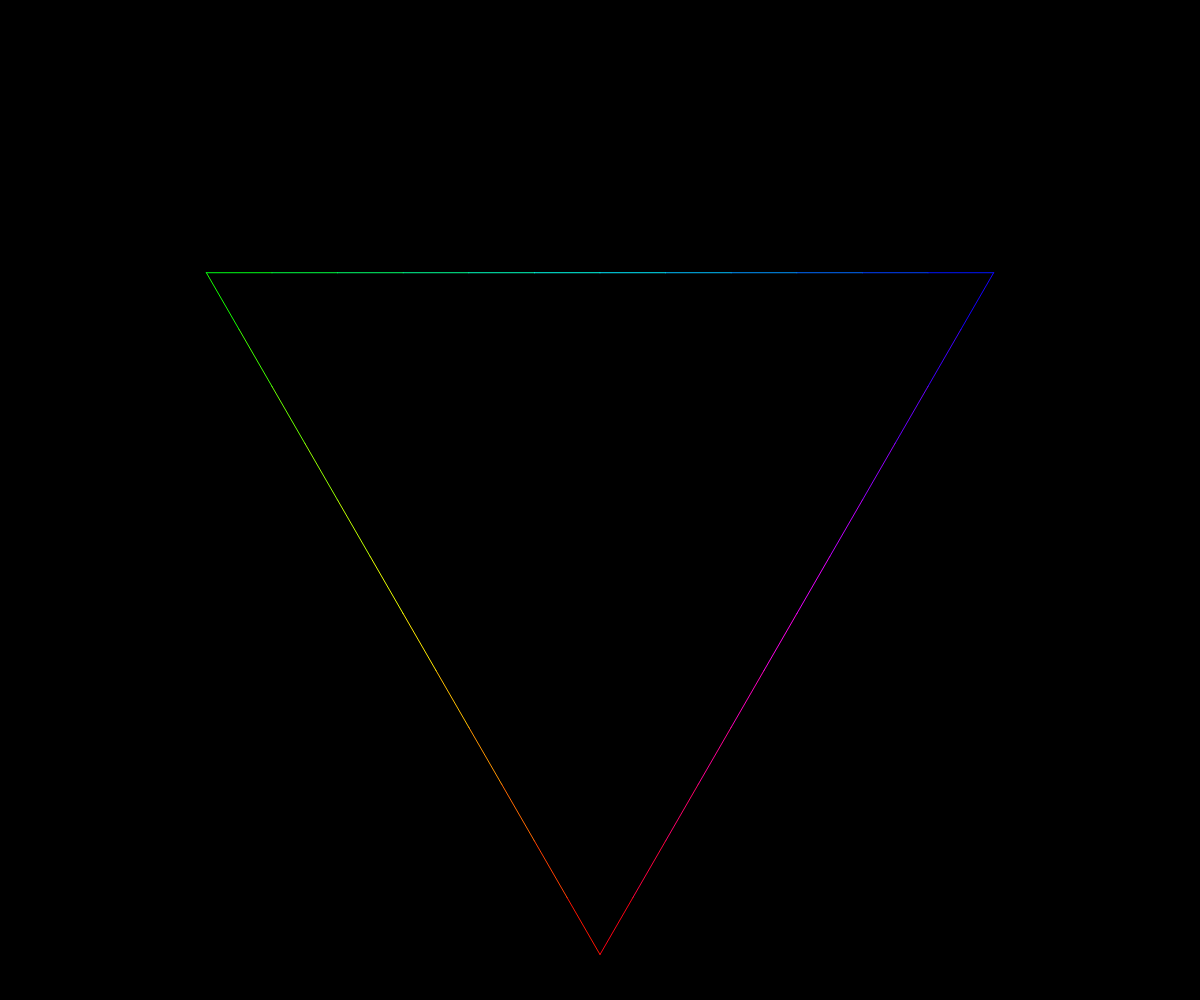
Frame 1 (no input)
Frame 60 (no input): identical to frame 1, image omitted
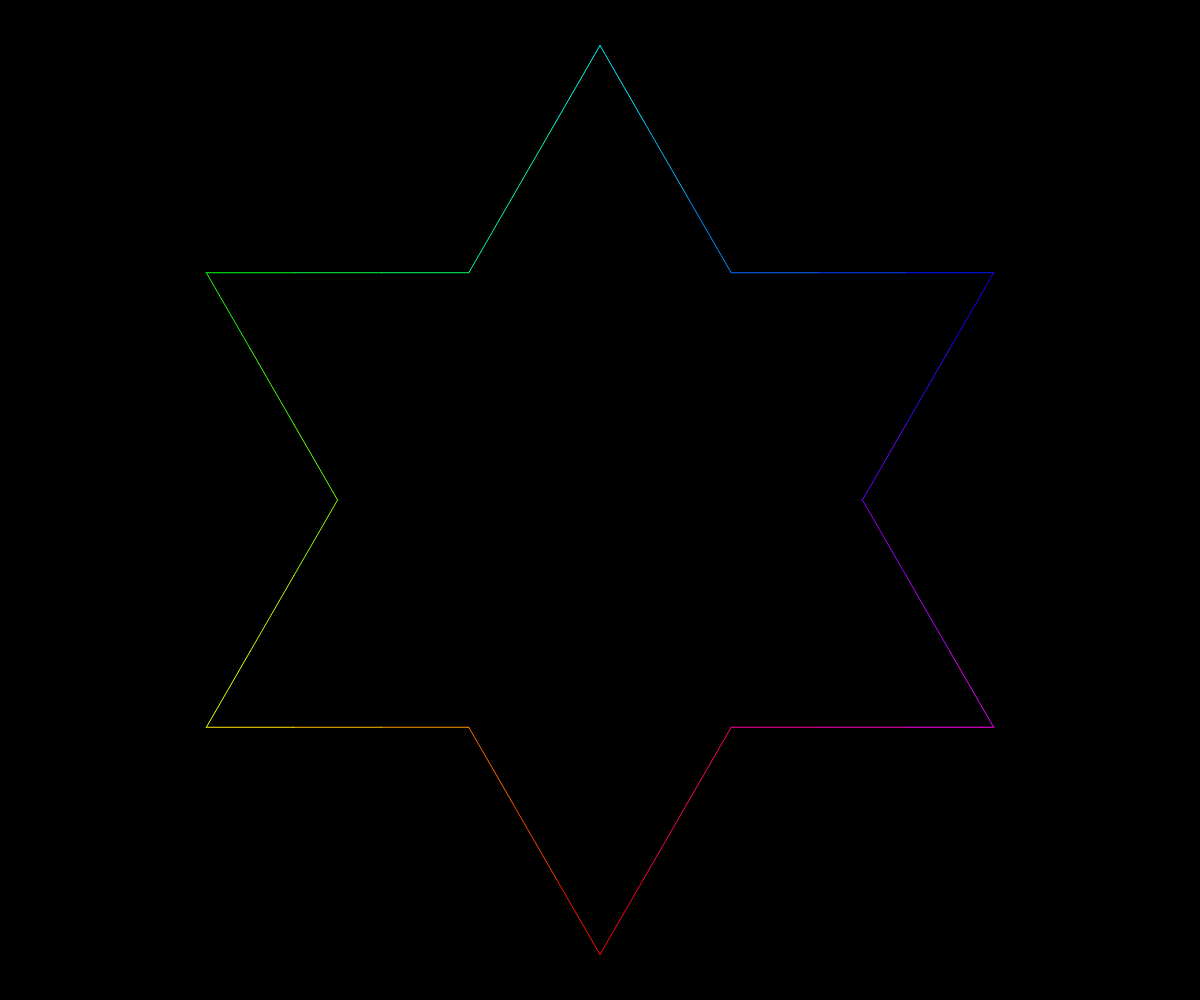
Frame 120 (the mouse pressed at the canvas centre since frame 60)

The p5.js sketch that drew these frames (run headless with seeded random() and noise() and a simulated clock; from frame 60 on, the mouse is pressed at the canvas centre):

// p5.js sketch
// ── sketch.js
function setup() {
    createCanvas(windowWidth, windowHeight);

    angleMode(DEGREES);
    colorMode(HSB, 360);

    // Calculate the points around a circle at three equal spaces, and make our
    // snowflake out of them.
    window.snowflake = [0, 1, 2].map((index) => {
        const r = min(width, height) / 2.2;
        const x1 = r * cos(index * 120 + 90);
        const y1 = r * sin(index * 120 + 90);
        const x2 = r * cos((index + 1) * 120 + 90);
        const y2 = r * sin((index + 1) * 120 + 90);

        const colourStart = index * 120;
        const colourEnd = (index + 1) * 120;

        return new Snowflake(x1, y1, x2, y2, colourStart, colourEnd);
    });
}

function mousePressed() {
    for (const snowflake of window.snowflake) {
        snowflake.divide();
    }
}

function draw() {
    background(0);
    translate(width / 2, height / 2);

    for (const snowflake of window.snowflake) {
        snowflake.show();
    }
}

// ── snowflake.js
class Snowflake {
    constructor(x1, y1, x2, y2, colourStart, colourEnd, depth = 1) {
        this.p1 = createVector(x1, y1);
        this.p2 = createVector(x2, y2);

        this.colourStart = colourStart;
        this.colourEnd = colourEnd;

        this.children = [];

        this.depth = depth;
    }

    divide(depth = 1) {
        // Prevent it going too far, this will crash the browser if you go down
        // to infinity.
        if (depth > 6) {
            return;
        }

        if (this.children.length === 0) {
            // Calculate the three key points to which the child segments will
            // attach.
            const oneQuarterPoint = p5.Vector.lerp(this.p1, this.p2, 1 / 3);
            const threeQuarterPoint = p5.Vector.lerp(this.p1, this.p2, 2 / 3);
            const twoQuarterPoint = p5.Vector.sub(
                threeQuarterPoint,
                oneQuarterPoint,
            )
                .rotate(-60)
                .add(oneQuarterPoint);

            const oneQuarterColour = lerp(
                this.colourStart,
                this.colourEnd,
                1 / 4,
            );
            const twoQuarterColour = lerp(
                this.colourStart,
                this.colourEnd,
                1 / 2,
            );
            const threeQuarterColor = lerp(
                this.colourStart,
                this.colourEnd,
                3 / 4,
            );

            this.children = [
                new Snowflake(
                    this.p1.x,
                    this.p1.y,
                    oneQuarterPoint.x,
                    oneQuarterPoint.y,
                    this.colourStart,
                    oneQuarterColour,
                    this.depth + 1,
                ),
                new Snowflake(
                    oneQuarterPoint.x,
                    oneQuarterPoint.y,
                    twoQuarterPoint.x,
                    twoQuarterPoint.y,
                    oneQuarterColour,
                    twoQuarterColour,
                    this.depth + 1,
                ),
                new Snowflake(
                    twoQuarterPoint.x,
                    twoQuarterPoint.y,
                    threeQuarterPoint.x,
                    threeQuarterPoint.y,
                    twoQuarterColour,
                    threeQuarterColor,
                    this.depth + 1,
                ),
                new Snowflake(
                    threeQuarterPoint.x,
                    threeQuarterPoint.y,
                    this.p2.x,
                    this.p2.y,
                    threeQuarterColor,
                    this.colourEnd,
                    this.depth + 1,
                ),
            ];
        } else {
            for (const children of this.children) {
                children.divide(depth + 1);
            }
        }
    }

    // As we draw more segments, we can draw fewer segments.
    getSegmentCount() {
        switch (this.depth) {
            case 1: return 12;
            case 2: return 3;
            default: return 1;
        }
    }

    show() {
        if (this.children.length === 0) {
            const SEGMENTS = this.getSegmentCount();

            for (let i = 0; i < SEGMENTS; i++) {
                const startPoint = p5.Vector.lerp(
                    this.p1,
                    this.p2,
                    i / SEGMENTS,
                );
                const endPoint = p5.Vector.lerp(
                    this.p1,
                    this.p2,
                    (i + 1) / SEGMENTS,
                );

                const startColour = lerp(
                    this.colourStart,
                    this.colourEnd,
                    i / SEGMENTS,
                );
                const endColour = lerp(
                    this.colourStart,
                    this.colourEnd,
                    (i + 1) / SEGMENTS,
                );

                strokeWeight(1);
                stroke((startColour + endColour) / 2, 360, 360);
                line(startPoint.x, startPoint.y, endPoint.x, endPoint.y);
            }
        } else {
            for (const children of this.children) {
                children.show();
            }
        }
    }
}
